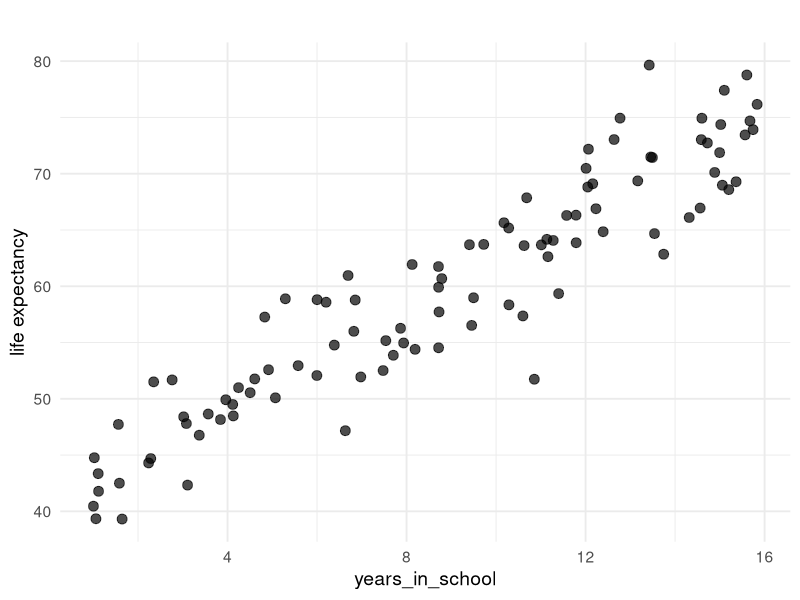
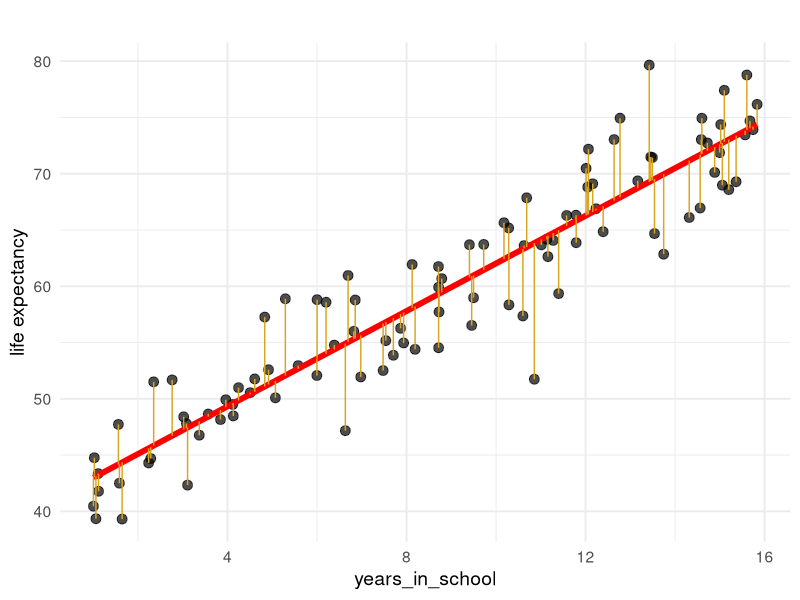
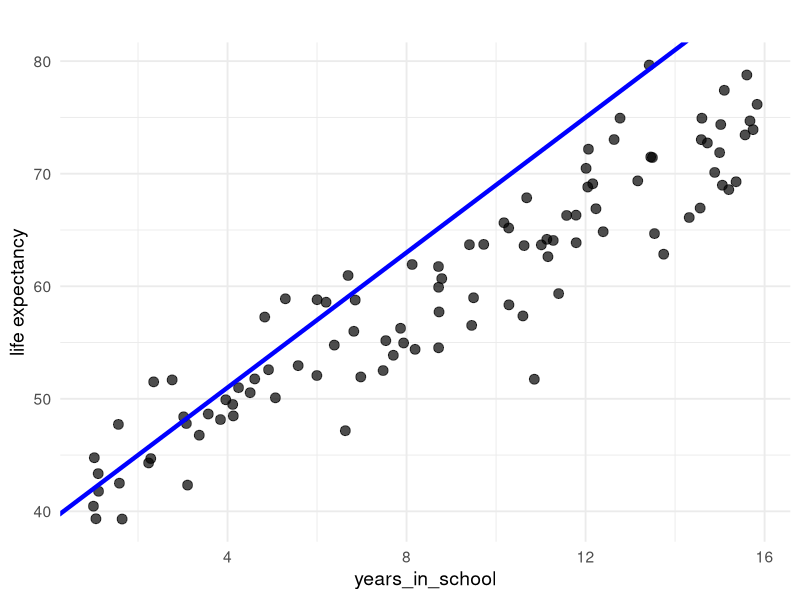
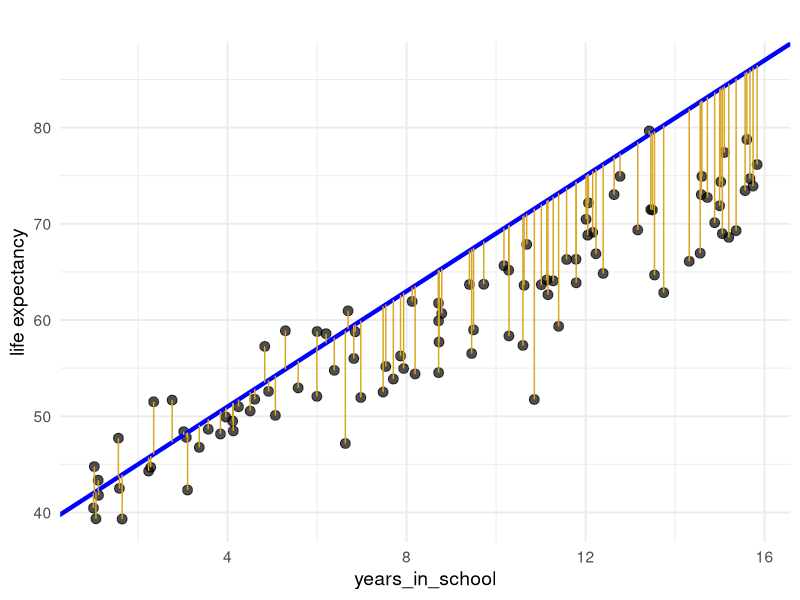
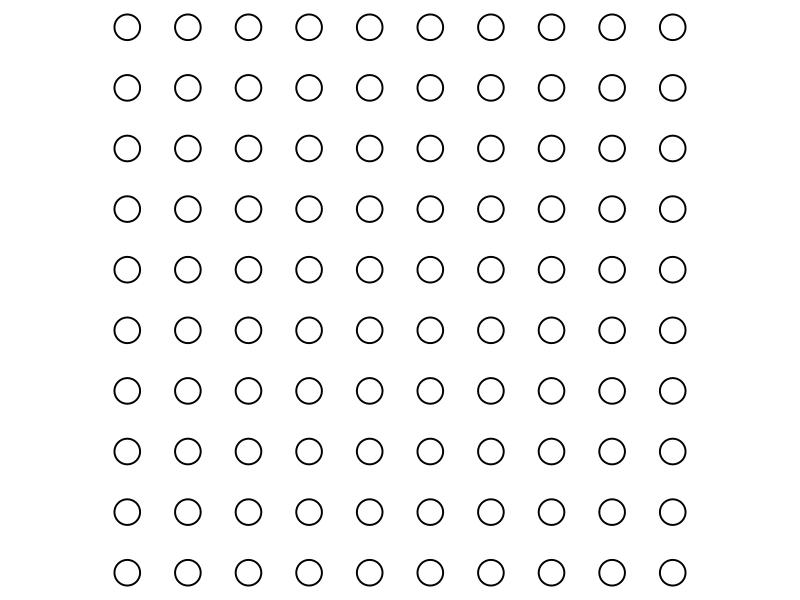
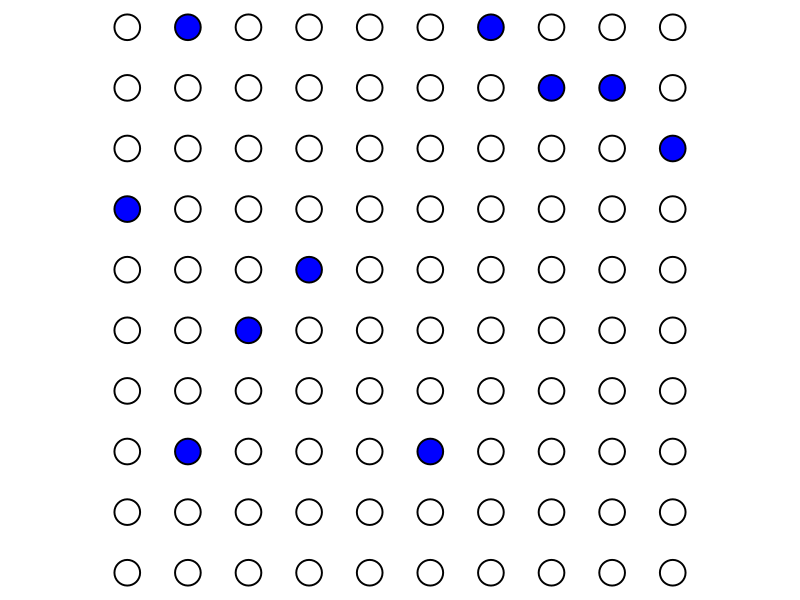
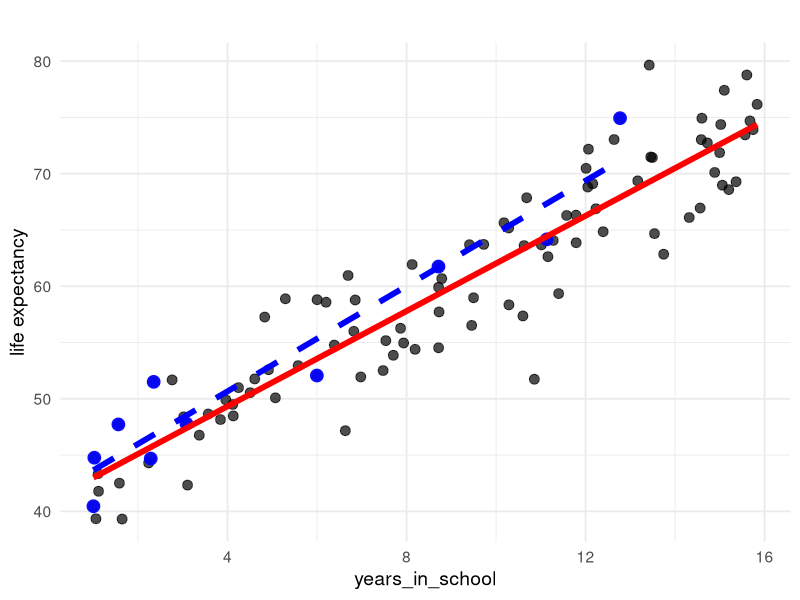
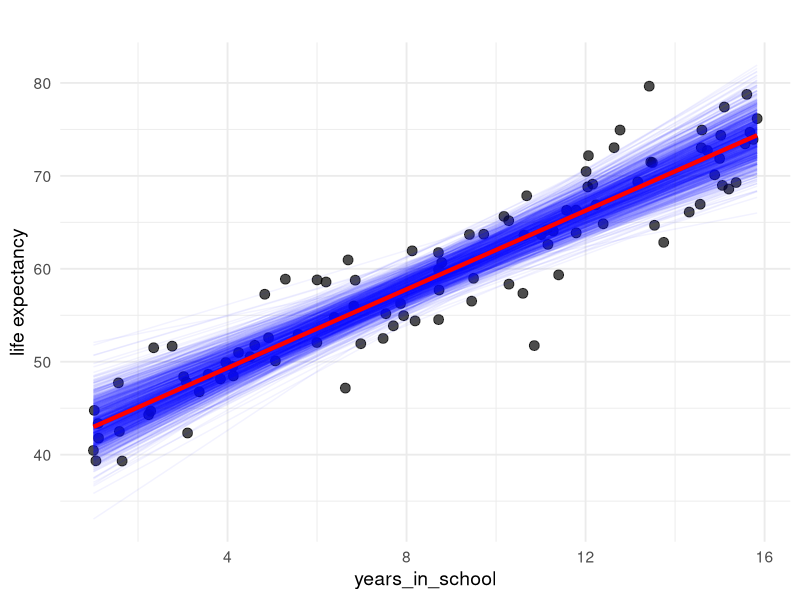

Write the R code that produced these figures, in order.
# Load required libraries
library(ggplot2)

# Sample data: Generate synthetic lead exposure and outcome values
set.seed(42)
years_in_school <- runif(100, min = 1, max = 16)  # Random lead exposure values
outcome <- 40 + 2 * years_in_school + rnorm(100, mean = 2, sd = 4)  # Simulated inverse relationship

# Create a dataframe
data <- data.frame(years_in_school, outcome)

# Fit OLS regression model
model <- lm(outcome ~ years_in_school, data = data)
data$predicted_outcome <- predict(model)  # Get predicted values

# Create the plot: OLS true 
plot0 <- ggplot(data, aes(x = years_in_school, y = outcome)) +
  geom_point(color = "black", size = 3, alpha = 0.7) +  # Scatter plot
  labs(title = "", x = "years_in_school", y = "life expectancy") +  # Labels
  theme_minimal(base_size = 14)  # Clean Theme

plot0 

plot <- ggplot(data, aes(x = years_in_school, y = outcome)) +
  geom_point(color = "black", size = 3, alpha = 0.7) +  # Scatter plot
  geom_smooth(method = "lm", color = "red", se = FALSE, linewidth = 2) +  # OLS Best Fit Line
  geom_segment(aes(xend = years_in_school, yend = predicted_outcome), color = "goldenrod", linewidth = 0.5) +  # Vertical lines
  labs(title = "", x = "years_in_school", y = "life expectancy") +  # Labels
  theme_minimal(base_size = 14)  # Clean Theme

plot 

#### Create the plot: OLS: wrong line

# Define a custom (non-best-fit) regression line
custom_intercept <- 39   # Adjusted intercept (manipulated)
custom_slope <- 3     # Adjusted slope (manipulated)
data$custom_outcome <- custom_intercept + custom_slope * data$years_in_school  # Compute values for the custom line

# Create the plot: without vertical lines

plot3 <- ggplot(data, aes(x = years_in_school, y = outcome)) +
  geom_point(color = "black", size = 3, alpha = 0.7) +  # Scatter plot
  geom_abline(intercept = custom_intercept, slope = custom_slope, color = "blue", linewidth = 1.5) +  # Custom Line
  labs(title = "", x = "years_in_school", y = "life expectancy") + 
  theme_minimal(base_size = 14)  # Clean Theme

plot3

# Create the plot: with vertical lines
plot2 <- ggplot(data, aes(x = years_in_school, y = outcome)) +
  geom_point(color = "black", size = 3, alpha = 0.7) +  # Scatter plot
  geom_abline(intercept = custom_intercept, slope = custom_slope, color = "blue", linewidth = 1.5) +  # Custom Line
  geom_segment(aes(xend = years_in_school, yend = custom_outcome), color = "goldenrod", linewidth = 0.5) +  # Vertical lines to custom line
  labs(title = "", x = "years_in_school", y = "life expectancy") + 
  theme_minimal(base_size = 14)  # Clean Theme

plot2


###############################################################################


library(ggplot2)
library(dplyr)

# Define grid size
n_rows <- 10
n_cols <- 10

# Create a data frame for the grid points
grid_data <- expand.grid(x = 1:n_cols, y = 1:n_rows)

# Base plot
plot0 <- ggplot(grid_data, aes(x = x, y = y)) +
  geom_point(size = 8, shape = 21, color = "black", stroke = 1) +  # Stylish dots
  coord_fixed() +  # Maintain aspect ratio
  theme_void() +  # Remove axes and grid
  theme(legend.position = "none")  # Hide legend

plot0

# Plot with 10 random points
num_selected <- 10  # Change to how many dots you want to highlight
selected_indices <- sample(nrow(grid_data), num_selected)
grid_data$selected <- "normal"
grid_data$selected[selected_indices] <- "selected"

plot1 <- ggplot(grid_data, aes(x = x, y = y)) +
  geom_point(aes(fill = selected), size = 8, shape = 21, color = "black", stroke = 1) +  # Stylish dots
  scale_fill_manual(values = c("selected" = "blue", "normal" = "white")) +  # Red for selected, dark blue for others
  coord_fixed() +  # Maintain aspect ratio
  theme_void() +  # Remove axes and grid
  theme(legend.position = "none")  # Hide legend

plot1


####################################

# Line of best fit: randomly choose 10 units

# Load required libraries
library(ggplot2)
library(dplyr)

# Generate synthetic years_in_school and test score data
set.seed(42)
years_in_school <- runif(100, min = 1, max = 16)  # Random years_in_school values
outcome <- 40 + 2 * years_in_school + rnorm(100, mean = 2, sd = 4)  # Simulated inverse relationship

# Create a dataframe
data <- data.frame(years_in_school, outcome)

# Randomly select 10 points
sample_indices <- sample(1:nrow(data), 10)  # Randomly choose 10 indices
sampled_data <- data[sample_indices, ]  # Subset of 10 points

# Fit OLS regression model to only the 10 sampled points
sample_model <- lm(outcome ~ years_in_school, data = sampled_data)
sampled_data$predicted_outcome <- predict(sample_model)  # Predicted values for sampled points

# Create the plot: Original data + Highlighted Sample
plot <- ggplot(data, aes(x = years_in_school, y = outcome)) +
  geom_point(color = "black", size = 3, alpha = 0.7) +  # All points in black
  geom_point(data = sampled_data, aes(x = years_in_school, y = outcome), 
             color = "blue", size = 4, alpha = 0.9) +  # Highlighted sampled points
  geom_smooth(method = "lm", color = "red", se = FALSE, linewidth = 2) +  # OLS Best Fit Line
  geom_smooth(data = sampled_data, aes(x = years_in_school, y = outcome), 
              method = "lm", color = "blue", se = FALSE, linewidth = 2, linetype = "dashed") +  # OLS Best Fit Line for sampled points
  labs(title = "", x = "years_in_school", y = "life expectancy") +  # Labels
  theme_minimal(base_size = 14)  # Clean Theme

plot










################ Monte-Carlo Simulations #############################


library(ggplot2)
library(dplyr)

# Generate synthetic years_in_school and test score data
set.seed(42)
years_in_school <- runif(100, min = 1, max = 16)  # Random years_in_school values
outcome <- 40 + 2 * years_in_school + rnorm(100, mean = 2, sd = 4)  # Simulated inverse relationship

# Create a dataframe
data <- data.frame(years_in_school, outcome)

# Fit OLS regression model for the full dataset
full_model <- lm(outcome ~ years_in_school, data = data)

# Get predictions across years_in_school range for full dataset
years_in_school_seq <- seq(min(data$years_in_school), max(data$years_in_school), length.out = 100)
full_predictions <- predict(full_model, newdata = data.frame(years_in_school = years_in_school_seq))
full_regression_line <- data.frame(years_in_school = years_in_school_seq, outcome = full_predictions)

# Number of bootstrap samples
num_samples <- 1000
sample_size <- 10

# Store regression lines
regression_lines <- data.frame()

set.seed(123)  # Set seed for reproducibility
for (i in 1:num_samples) {
  sample_indices <- sample(1:nrow(data), sample_size)  # Randomly select 10 points
  sampled_data <- data[sample_indices, ]  # Subset
  
  # Fit OLS regression
  sample_model <- lm(outcome ~ years_in_school, data = sampled_data)
  
  # Get predictions across years_in_school range
  predictions <- predict(sample_model, newdata = data.frame(years_in_school = years_in_school_seq))
  
  # Store lines
  regression_lines <- rbind(regression_lines, data.frame(years_in_school = years_in_school_seq, outcome = predictions, draw = i))
}

# Plot all 1000 sample lines + full dataset line
plot <- ggplot(data, aes(x = years_in_school, y = outcome)) +
  geom_point(color = "black", size = 3, alpha = 0.7) +  # All data points in black
  geom_line(data = regression_lines, aes(x = years_in_school, y = outcome, group = draw), 
            color = "blue", alpha = 0.05) +  # 1000 regression lines (low opacity)
  geom_line(data = full_regression_line, aes(x = years_in_school, y = outcome), 
            color = "red", linewidth = 1.5) +  # True OLS Best-Fit Line (bold red)
  labs(title = "", 
       x = "years_in_school", y = "life expectancy") +  # Labels
  theme_minimal(base_size = 14)  # Clean Theme


plot